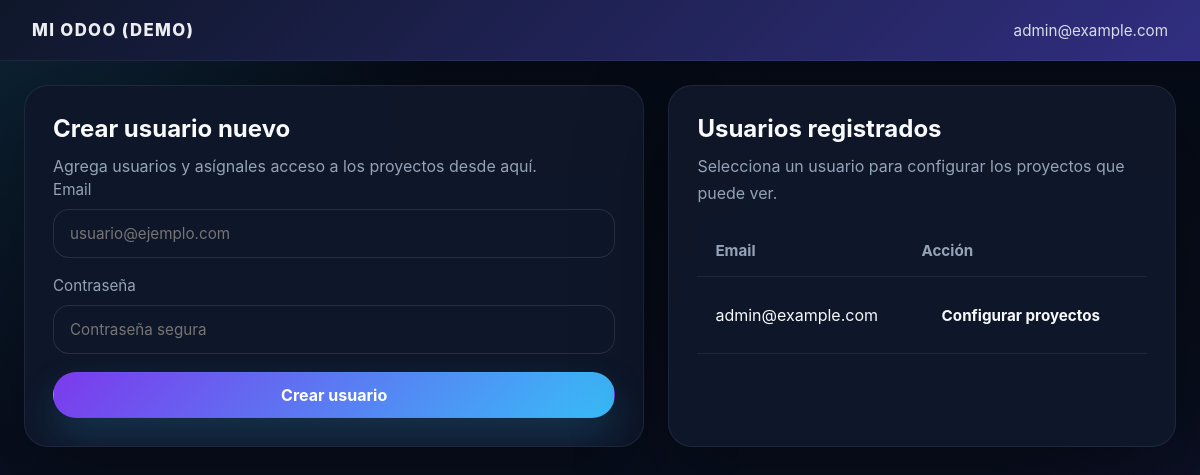
The app's page /app/users (signed in), older data.
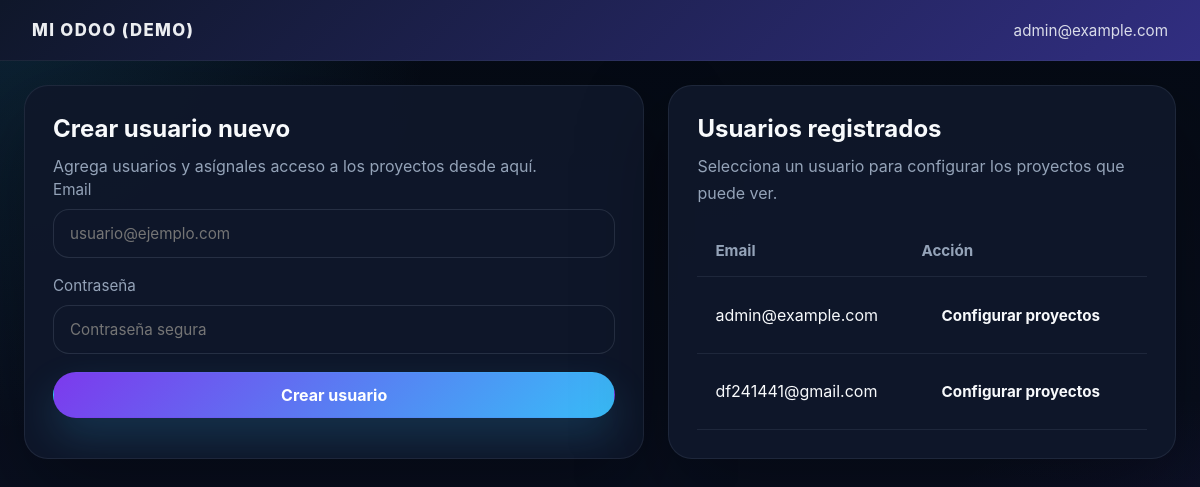
The same page, newer data.
### tables this page shows
CREATE TABLE users (
        id INTEGER PRIMARY KEY,
        email TEXT UNIQUE NOT NULL,
        password TEXT NOT NULL
    );

### app.py (the view, shortened to what this page needs)
@app.route('/app/<name>')
def open_app(name):
    if 'user' not in session:
        return redirect(url_for('login'))
    if name == 'users':
        user_email = session.get('user')
        if user_email != 'admin@example.com':
            return render_template('app_page.html', name='users')
        conn = sqlite3.connect(DB_PATH)
        cur = conn.cursor()
        cur.execute('SELECT id, email FROM users')
        users = [dict(id=r[0], email=r[1]) for r in cur.fetchall()]
        cur.execute('SELECT id, name FROM projects')
        projects = [dict(id=r[0], name=r[1]) for r in cur.fetchall()]
        allowed = {}
        for u in users:
            cur.execute('SELECT project_id FROM user_allowed_projects WHERE user_id=?', (u['id'],))
            allowed[u['id']] = [r[0] for r in cur.fetchall()]
        conn.close()
        return render_template('users.html', users=users, projects=projects, allowed=allowed)
    return render_template('app_page.html', name=name)

### templates/users.html
{% extends "app_page.html" %}
{% block content %}
<section class="grid-layout">
  <article class="card card-panel">
    <div class="card-header">
      <h2>Crear usuario nuevo</h2>
      <p>Agrega usuarios y asígnales acceso a los proyectos desde aquí.</p>
    </div>
    <form class="form-grid" method="post" action="{{ url_for('create_user_route') }}">
      <label class="field-group">
        <span>Email</span>
        <input name="email" type="email" placeholder="usuario@ejemplo.com" required>
      </label>
      <label class="field-group">
        <span>Contraseña</span>
        <input name="password" type="password" placeholder="Contraseña segura" required>
      </label>
      <button class="btn btn-primary" type="submit">Crear usuario</button>
    </form>
  </article>
  <article class="card card-panel">
    <div class="card-header">
      <h2>Usuarios registrados</h2>
      <p>Selecciona un usuario para configurar los proyectos que puede ver.</p>
    </div>
    <div class="table-responsive">
      <table class="data-table">
        <thead>
          <tr><th>Email</th><th>Acción</th></tr>
        </thead>
        <tbody>
          {% for u in users %}
          <tr>
            <td>{{ u.email }}</td>
            <td><a class="btn btn-small" href="{{ url_for('edit_user_projects', user_id=u.id) }}">Configurar proyectos</a></td>
          </tr>
          {% endfor %}
        </tbody>
      </table>
    </div>
  </article>
</section>
{% endblock %}

Row changes from the older to the newer data that the page shows:
added users: email "df241441@gmail.com"
